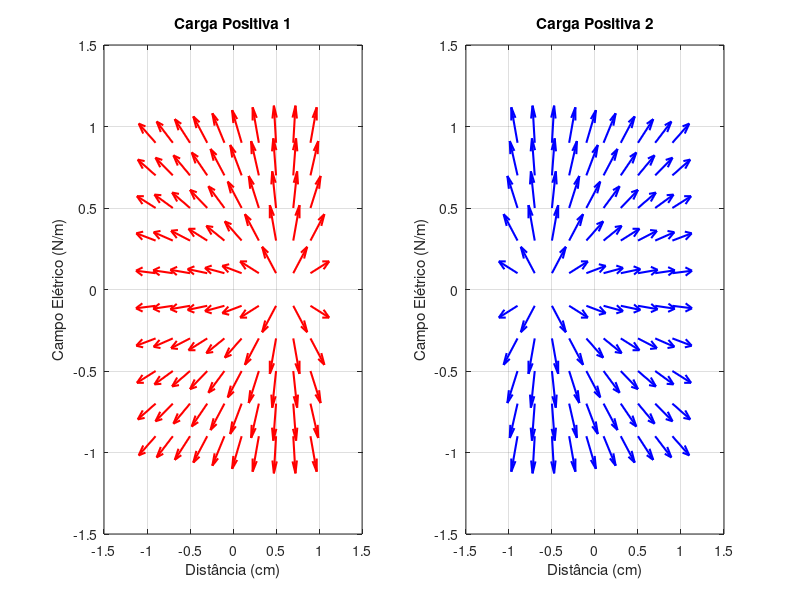

Recreate this plot in MATLAB. (Note: this script raises an error after producing the figure.)
%Laboratorio de Eletromagnetismo - Eng. Eletrica
%Pratica 01 - Lei de Coulomb e Campos Eletricos
%29/10/2021
%Gabriel Arantes e Larissa Braga
%Questão 2 - 2 Cargas Positivas

clc;
clear all;
close all;
format long e; %Definicao do tipo de variavel usada
%%
%Definicao das constantes

q1 = 1e-9; %Carga 1
q2 = 1e-9; %Carga 2

posx1 = 60e-2; posy1 = 0; %Localizacao da Carga 1 no eixo x e y
posx2 = -60e-2; posy2 = 0; %Localizacao da Carga 2 no eixo x e y

e0 = 8.854e-12; %Permissividade eletrica no vacuo
k = 1/(4*pi*e0); %Constante Lei de Coulomb

dominio1 = -90e-2; %Limite inferior do dominio a ser analisado
dominio2 = 90e-2; %Limite superior do dominio a ser analisado

%%
%%Item b - Tracar no plano xy as linhas de campo associadas ao dipolo
%%eletrico
x = dominio1:20e-2:dominio2; %Vetor com pontos do dominio para tracar o grafico
y = dominio1:20e-2:dominio2; %Vetor com pontos do dominio para tracar o grafico

[X,Y] = meshgrid(x,y);

%Calculando os vetores distancia
R1x = X-posx1;
R1y = Y-posy1;

R2x = X-posx2;
R2y = Y-posy2;

%Calculando o modulo dos vetores distancia
mod1 = (sqrt(R1x.^2 + R1y.^2)).^3;
mod2 = (sqrt(R2x.^2 + R2y.^2)).^3;

%Calculando os vetores de campo eletrico em cada uma das direcoes
%Carga 1
E1x = (k*q1)*(X-posx1)./mod1;
E1y = (k*q1)*(Y-posy1)./mod1;
modE1 = sqrt(E1x.^2+E1y.^2);

%Carga 2
E2x = (k*q2)*(X-posx2)./mod2;
E2y = (k*q2)*(Y-posy2)./mod2;
modE2 = sqrt(E2x.^2+E2y.^2);

%Campo eletrico total em cada uma das direcoes
Ex = E1x+E2x;
Ey = E1y+E2y;
modE = sqrt(Ex.^2+Ey.^2);
%%
%Plotando os graficos
%Carga positiva e negativa (separadas)
figure(1)
subplot(1,2,1); %Dividindo a tela do gráfico. A 1a figura ocupa a 1a posição
quiver(X, Y, E1x./modE1, E1y./modE1, 'r', 'linewidth', 1.5),grid; %Plotando as linhas do campo da carga positiva
axis([-1.5 1.5 -1.5 1.5]); %Padronizando o tamanho do gráfico
title("Carga Positiva 1"); %Título
xlabel("Distância (cm)"); %Legenda eixo x
ylabel("Campo Elétrico (N/m)"); %Legenda eixo y

subplot(1,2,2); %Dividindo a tela do gráfico. A 2a figura ocupa a 2a posição
quiver(X, Y, E2x./modE2, E2y./modE2, 'b', 'linewidth', 1.5),grid; %Plotando as linhas do campo da carga negativa
axis([-1.5 1.5 -1.5 1.5]); %Padronizando o tamanho do gráfico
title("Carga Positiva 2"); %Título
xlabel("Distância (cm)"); %Legenda eixo x
ylabel("Campo Elétrico (N/m)"); %Legenda eixo y
suptitle('Campo Elétrico Gerado por 2 Cargas Elétricas Positivas '); %Título geral da figura 1

%Campo resultante
figure(2)
quiver(X, Y, Ex./modE, Ey./modE, 'm', 'linewidth', 1.5),grid; %Plotando as linhas do campo resultante
axis([-1.5 1.5 -1.5 1.5]); %Padronizando o tamanho do gráfico
title("Campo Elétrico Total Gerado por 2 Cargas Elétricas Positivas"); %Título
xlabel("Distância (cm)"); %Legenda eixo x
ylabel("Campo Elétrico (N/m)"); %Legenda eixo y
